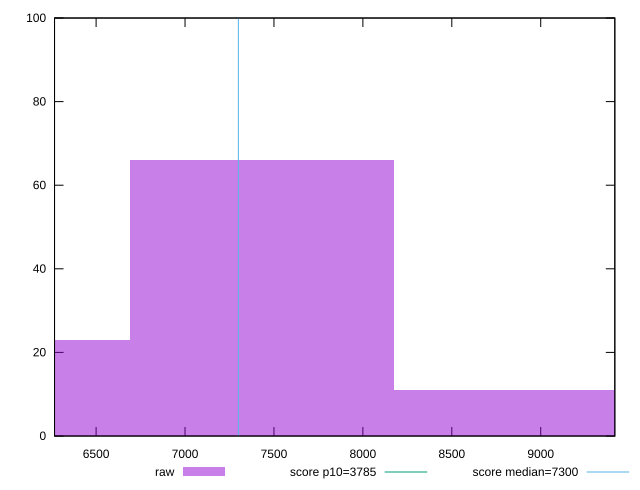

Write gnuplot code to recreate this figure.
reset

$raw <<EOF
7431.4538736316035 66
5945.163098905283 23
8917.744648357924 11
EOF

set key outside below
set boxwidth 1486.2907747263207
set xrange [6266.248:9416.654999999999]
set yrange [0:100]
set trange [0:100]
set style fill transparent solid 0.5 noborder

set parametric
set terminal svg size 640, 490 enhanced background rgb 'white'
set output "report_00013_2021-02-09T12-04-24.940Z/interactive/samples/pages+cached+noadtech+nomedia/raw/histogram.svg"

plot $raw title "raw" with boxes, \
     3785,t title "score p10=3785", \
     7300,t title "score median=7300"

reset
